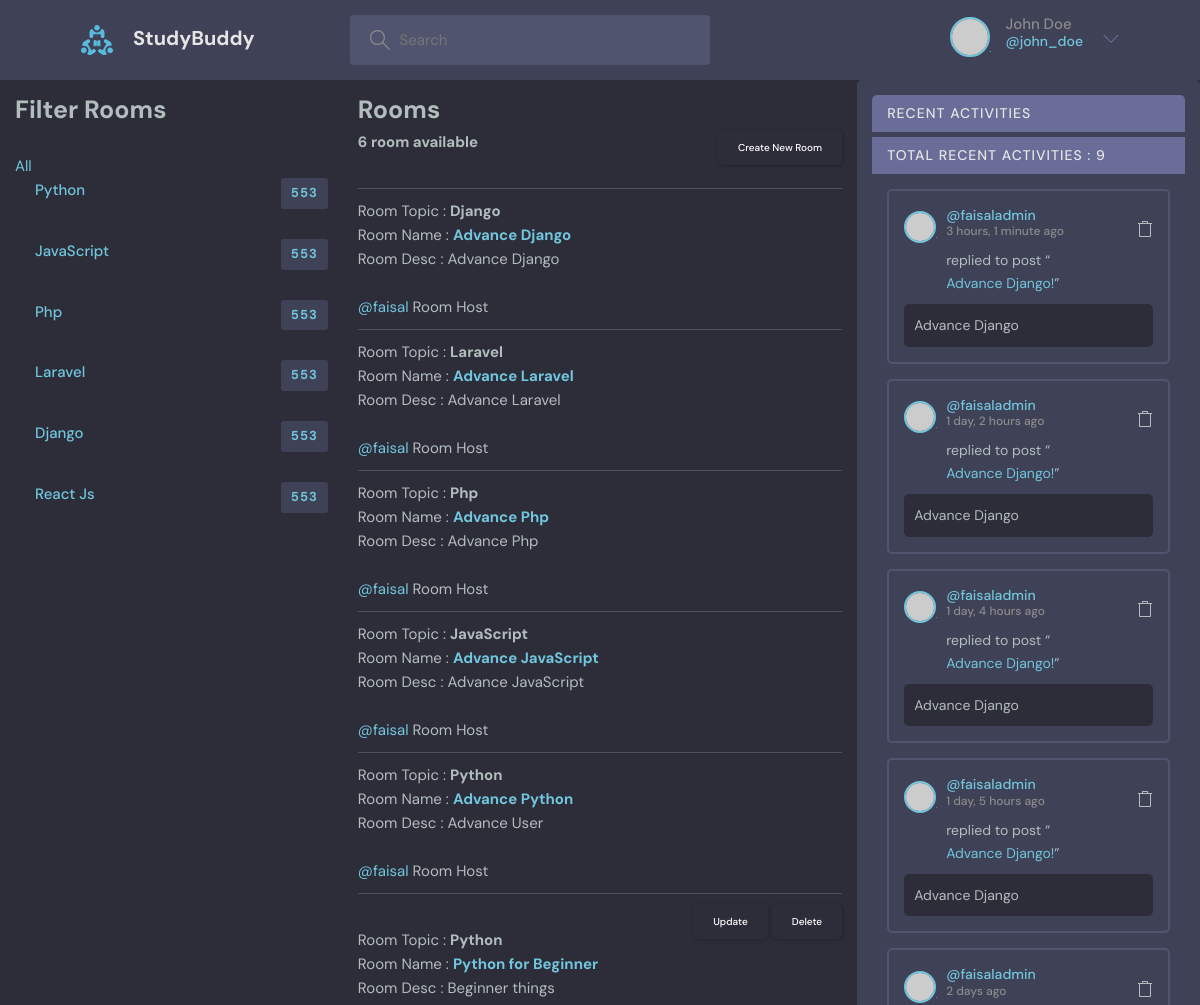
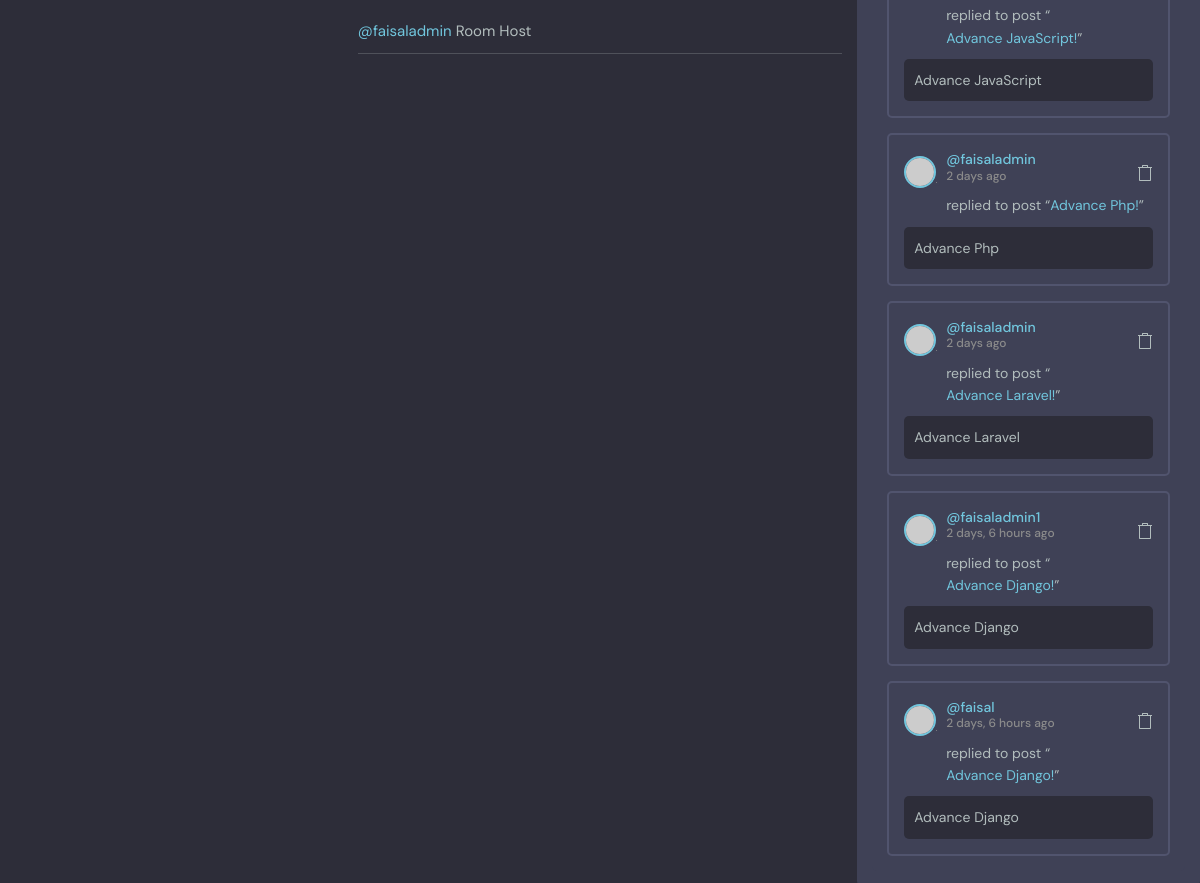
Screenshot of /rooms (signed in) with the database file from the repository (2 pictures, top to bottom).
### base/models.py (models this page shows, shortened)
class Topic(models.Model):
    name = models.CharField(("name"), max_length=100)
    created = models.DateTimeField(("created"), auto_now_add=True)
    updated = models.DateTimeField(("updated"), auto_now=True)
    def __str__(self):
        return self.name

class Room(models.Model):
    host = models.ForeignKey(User, verbose_name=("host"), on_delete=models.SET_NULL, null=True)
    topic = models.ForeignKey(Topic, verbose_name=("topic"), on_delete=models.SET_NULL, null=True)
    name = models.CharField(("name"), max_length=50)
    participants = models.ManyToManyField(User, related_name='participants')
    desc =  models.TextField(("desc"), null=True, blank=True)
    created = models.DateTimeField(("created"), auto_now_add=True)
    updated = models.DateTimeField(("updated"), auto_now=True)
    class Meta:
        ordering = ['-updated', '-created']
    def __str__(self):
        return self.name

class Messages(models.Model):
    user = models.ForeignKey(User, verbose_name=("user"), on_delete=models.CASCADE)
    room = models.ForeignKey(Room, verbose_name=("room"), on_delete=models.CASCADE)
    body =  models.TextField(("body"))
    created = models.DateTimeField(("created"), auto_now_add=True)
    updated = models.DateTimeField(("updated"), auto_now=True)

### base/views.py (the view)
# urls.py: 2. Add a URL to urlpatterns:  path('', views.rooms, name='rooms')
@login_required(login_url='login')
def rooms(request):
    profiles = User.objects.all()
    profiles_count = profiles.count()
    topics = Topic.objects.all()
    q = request.GET.get('q') if request.GET.get('q') != None else ''
    rooms = Room.objects.filter(
        Q(topic__name__icontains=q) |
        Q(host__username__icontains=q) |
        Q(name__icontains=q) |
        Q(desc__icontains=q)
    )
    rooms_count = rooms.count()
    recent_activities = Messages.objects.filter(
        Q(room__topic__name__icontains=q)
    ).order_by('-created')
    recent_activities_count = recent_activities.count()
    context = {'profiles': profiles, 'profiles_count': profiles_count,
               'rooms': rooms, 'topics': topics, 'rooms_count': rooms_count,
               'recent_activities': recent_activities, 'recent_activities_count': recent_activities_count
               }
    return render(request, 'base/rooms.html', context)

### base/templates/base/rooms.html (shortened to what this page needs)
{% extends 'main.html' %} {% block title %} Main Page {% endblock title %}
{% block content %}
<div class="index-container">
  <aside class="section topics">
    <h1><b>Filter Rooms</b></h1>
    <br />
    <a href="{% url 'rooms' %}">All</a>
    <br />
    {% include 'base/topics_components.html' %}
  </aside>
  <section class="section feeds">
    <span>
      <h1><b>Rooms</b></h1>
      <span><b>{{ rooms_count }} room available</b></span>
      {% if user.username %}
      <p class="float-end">
        <a class="btn btn-dark" href="/create-room">Create New Room</a>
      </p>
      {% endif %}
    </span>
    <br />
    <br />
    <hr />
    {% include 'base/feeds_components.html' %}
  </section>
  <section class="section activities">
    {% include 'base/activities_components.html' %}
  </section>
</div>
{% endblock content %}

### base/templates/base/topics_components.html
<ul class="topics__list">
  {% for topic in topics %}
  <li>
    <a href="{% url 'rooms' %}?q={{ topic.name }}" class="active"
      > {{ topic.name}} <span>553</span></a
    >
  </li>
  {% endfor %}
</ul>

### base/templates/base/feeds_components.html
{% for room in rooms %} {% if request.user == room.host %}
<p class="float-end">
  <a class="btn btn-dark" href="{% url 'update-room' room.id %}">Update</a>
  <a class="btn btn-dark" href="{% url 'delete-room' room.id %}">Delete</a>
</p>
<br />
{% endif %}
Room Topic : <b>{{ room.topic }}</b> <br />
Room Name :
<a href='{% url "room" room.id %}'><b>{{ room.name }}</b></a> <br />
Room Desc : <span>{{ room.desc }}</span> <br />
<br />
<a href='{% url "room" room.id %}'>@{{ room.host}}</a> Room Host <br />
<hr />
{% endfor %}

### base/templates/base/activities_components.html
<div class="activities">
  <div class="activities__header">
    <h2>Recent Activities</h2>
    <h2>Total Recent Activities : {{ recent_activities_count }}</h2>
  </div>
  {% for recent_activitie in recent_activities %}
  <div class="activities__box">
    <div class="activities__boxHeader roomListRoom__header">
      <a
        href='{% url "profile" recent_activitie.user.id %}'
        class="roomListRoom__author"
      >
        <div class="avatar avatar--small">
          <img src="https://randomuser.me/api/portraits/women/11.jpg" />
        </div>
        <p>
          @{{ recent_activitie.user }}
          <span>{{ recent_activitie.created | timesince }} ago</span>
        </p>
      </a>
      <div class="roomListRoom__actions">
        <a href="#">
          <svg
            version="1.1"
            xmlns="http://www.w3.org/2000/svg"
            width="32"
            height="32"
            viewBox="0 0 32 32"
          >
            <title>delete</title>
            <path
              d="M30 4h-8v-3c0-0.553-0.447-1-1-1h-10c-0.553 0-1 0.447-1 1v3h-8v2h2v24c0 1.104 0.897 2 2 2h20c1.103 0 2-0.896 2-2v-24h2v-2h-0zM12 2h8v2h-8v-2zM26.002 30l-0.002 1v-1h-20v-24h20v24h0.002z"
            ></path>
          </svg>
        </a>
      </div>
    </div>
    <div class="activities__boxContent">
      <p>
        replied to post “<a href="room.html">{{ recent_activitie.room }}!</a>”
      </p>
      <div class="activities__boxRoomContent">
       {{ recent_activitie.room.desc}}
      </div>
    </div>
  </div>
  {% endfor %}
</div>

### static/styles/style.css (style rules this page uses)
:root { --color-main: #71c6dd; --color-main-light: #e1f6fb; --color-dark: #3f4156; --color-dark-medium: #51546e; --color-dark-light: #696d97; --color-light: #e5e5e5; --color-gray: #8b8b8b; --color-light-gray: #b2bdbd; --color-bg: #2d2d39; --color-success: #5dd693; --color-error: #fc4b0b; }
* { font-family: "DM Sans", -apple-system, BlinkMacSystemFont, "Segoe UI", Roboto, Oxygen, Ubuntu, Cantarell, "Open Sans", "Helvetica Neue", sans-serif; margin: 0; padding: 0; box-sizing: border-box; text-rendering: optimizeLegibility; font-size: inherit; }
html { font-size: 56.25%; }
@media only screen and (min-width: 1200px) { html { font-size: 62.5%; } }
body { line-height: 1.6; font-weight: 400; font-size: 1.5rem; color: var(--color-light-gray); background-color: var(--color-bg); min-height: 100vh; }
img { width: 100%; }
a { display: inline-block; color: var(--color-main); text-decoration: none; }
.btn { background-color: transparent; border: none; display: inline-flex; align-items: center; gap: 1rem; cursor: pointer; transition: all ease-in-out 0.3s; padding: 1rem 2rem; border-radius: 5px; box-shadow: 1px 1px 3px 1px rgba(0, 0, 0, 0.15); font-weight: 500; }
.avatar { position: relative; display: inline-block; border-radius: 50%; border: 2px solid var(--color-main); }
.avatar img { display: block; border-radius: 50%; object-fit: cover; object-position: center; }
.avatar::after { content: ""; display: block; position: absolute; background-color: var(--color-gray); z-index: 111; border-radius: 50%; border: 0.3rem solid var(--color-dark); }
.avatar.avatar--small img { width: 2.8rem; height: 2.8rem; }
.avatar.avatar--small:after { width: 0.7rem; height: 0.7rem; bottom: 0px; right: -6px; }
.topics__list { list-style: none; }
.topics__list li a { display: flex; justify-content: space-between; margin-bottom: 3rem; font-weight: 500; color: var(--color-light-gray); transition: all 0.3s ease-in-out; }
.topics__list li a.active, .topics__list li a:hover { color: var(--color-main); }
.topics__list li a span { padding: 0.5rem 1rem; background-color: var(--color-dark); border-radius: 3px; font-size: 1.3rem; font-weight: 700; letter-spacing: 1px; }
.roomListRoom__header { display: flex; justify-content: space-between; align-items: center; }
.roomListRoom__author { font-weight: 500; display: flex; align-items: center; gap: 1rem; }
.roomListRoom__actions { display: flex; align-items: flex-start; gap: 1rem; position: relative; }
.roomListRoom__actions svg { fill: var(--color-main); width: 1.6rem; height: 1.6rem; }
.activities { background: var(--color-dark); border-radius: 5px; overflow: hidden; }
.activities__header h2 { background-color: var(--color-dark-light); text-transform: uppercase; font-weight: 500; padding: 1rem 1.5rem; color: var(--color-light); letter-spacing: 1px; font-size: 1.4rem; }
.activities__box { margin: 1.5rem; padding: 1.5rem; border: 2px solid var(--color-dark-medium); border-radius: 5px; }
.activities__boxHeader p { font-size: 1.4rem; line-height: 1.3; }
.activities__boxHeader p span { color: var(--color-gray); font-size: 1.2rem; display: block; }
.activities__boxContent { margin-left: 4.2rem; }
.activities__boxContent { font-size: 1.4rem; }
.activities__boxRoomContent { background: var(--color-bg); padding: 1rem; border-radius: 5px; margin-top: 1rem; margin-left: -4.2rem; }
.roomListRoom__actions svg { fill: var(--color-light-gray); }

### base/templates/base/rooms.html (style rules this page uses)
.index-container { display: grid; grid-template-columns: 2fr 3fr 2fr; }
.section { padding: 15px; }

### rows the page displays
Topic: name "Python"
Topic: name "JavaScript"
Topic: name "Php"
Topic: name "Laravel"
Topic: name "Django"
Topic: name "React Js"
Room: topic "Django", name "Advance Django", desc "Advance Django", host "faisal"
Room: topic "Laravel", name "Advance Laravel", desc "Advance Laravel", host "faisal"
Room: topic "Php", name "Advance Php", desc "Advance Php", host "faisal"
Room: topic "JavaScript", name "Advance JavaScript", desc "Advance JavaScript", host "faisal"
Room: topic "Python", name "Advance Python", desc "Advance User", host "faisal"
Room: shows "Update", topic "Python", name "Python for Beginner", desc "Beginner things", host "faisaladmin"
Messages: user "faisaladmin", created "3 hours, 1 minute", room "Advance Django", room.desc "Advance Django"
Messages: user "faisaladmin", created "1 day, 2 hours", room "Advance Django", room.desc "Advance Django"
Messages: user "faisaladmin", created "1 day, 4 hours", room "Advance Django", room.desc "Advance Django"
Messages: user "faisaladmin", created "1 day, 5 hours", room "Advance Django", room.desc "Advance Django"
Messages: user "faisaladmin", created "2 days", room "Advance JavaScript", room.desc "Advance JavaScript"
Messages: user "faisaladmin", created "2 days", room "Advance Php", room.desc "Advance Php"
Messages: user "faisaladmin", created "2 days", room "Advance Laravel", room.desc "Advance Laravel"
Messages: user "faisaladmin1", created "2 days, 6 hours", room "Advance Django", room.desc "Advance Django"
Messages: user "faisal", created "2 days, 6 hours", room "Advance Django", room.desc "Advance Django"

### other values shown
{{ rooms_count }} "6"
{{ recent_activities_count }} "9"
